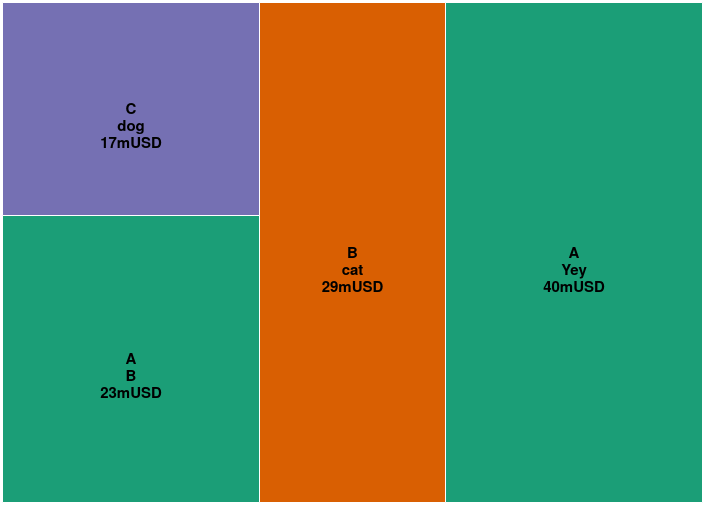

Write the Vega-Lite specification saved for this chart.
### Vega specification from a JSON file in a GitHub repository (floating-point values rounded to 4 significant figures)
{"$schema": "https://vega.github.io/schema/vega/v6.json", "description": "Treemap of transactions sized by 'size'. Grouped by transaction → company.", "width": 700, "height": 500, "padding": 2.5, "autosize": "none", "signals": [{"name": "layout", "value": "squarify", "bind": {"input": "select", "options": ["squarify", "binary", "slicedice"]}}, {"name": "aspectRatio", "value": 1.6, "bind": {"input": "range", "min": 1, "max": 5, "step": 0.1}}], "data": [{"name": "transactions", "values": [{"company": "A", "size": 40, "transaction": "Yey"}, {"company": "A", "size": 23, "transaction": "B"}, {"company": "B", "size": 29, "transaction": "cat"}, {"company": "C", "size": 17, "transaction": "dog"}]}, {"name": "tree", "source": "transactions", "transform": [{"type": "nest", "keys": ["transaction", "company"]}, {"type": "treemap", "field": "size", "sort": {"field": "value"}, "round": true, "method": {"signal": "layout"}, "ratio": {"signal": "aspectRatio"}, "size": [{"signal": "width"}, {"signal": "height"}]}]}, {"name": "nodes", "source": "tree", "transform": [{"type": "filter", "expr": "datum.children"}]}, {"name": "leaves", "source": "tree", "transform": [{"type": "filter", "expr": "!datum.children"}]}], "scales": [{"name": "color_companies", "type": "ordinal", "domain": {"data": "leaves", "field": "company"}, "range": {"scheme": "dark2"}}, {"name": "labelSize", "type": "ordinal", "domain": [0, 1, 2, 3], "range": [256, 28, 20, 14]}, {"name": "labelOpacity", "type": "ordinal", "domain": [0, 1, 2, 3], "range": [0.15, 0.5, 0.8, 1.0]}], "marks": [{"type": "rect", "from": {"data": "nodes"}, "interactive": false, "encode": {"enter": {"fill": {"value": "#f3f3f3"}}, "update": {"x": {"field": "x0"}, "y": {"field": "y0"}, "x2": {"field": "x1"}, "y2": {"field": "y1"}}}}, {"type": "rect", "from": {"data": "leaves"}, "encode": {"enter": {"stroke": {"value": "#fff"}, "fill": {"scale": "color_companies", "field": "company"}, "tooltip": {"signal": "{'Transaction': datum.transaction, 'Company': datum.company, 'Size': datum.size}"}}, "update": {"x": {"field": "x0"}, "y": {"field": "y0"}, "x2": {"field": "x1"}, "y2": {"field": "y1"}}, "hover": {"stroke": {"value": "#000"}}}}, {"type": "text", "from": {"data": "leaves"}, "interactive": false, "encode": {"enter": {"font": {"value": "Helvetica Neue, Arial"}, "align": {"value": "center"}, "baseline": {"value": "middle"}, "fill": {"value": "#000"}, "fontWeight": {"value": "bold"}}, "update": {"x": {"signal": "(datum.x0 + datum.x1) / 2"}, "y": {"signal": "(datum.y0 + datum.y1) / 2"}, "text": {"signal": "[datum.company, datum.transaction, datum.size + 'mUSD']"}, "fontSize": {"signal": "15"}, "fillOpacity": {"signal": "((datum.x1-datum.x0) * (datum.y1-datum.y0)) < 2500 ? 0 : 1"}}}}]}
